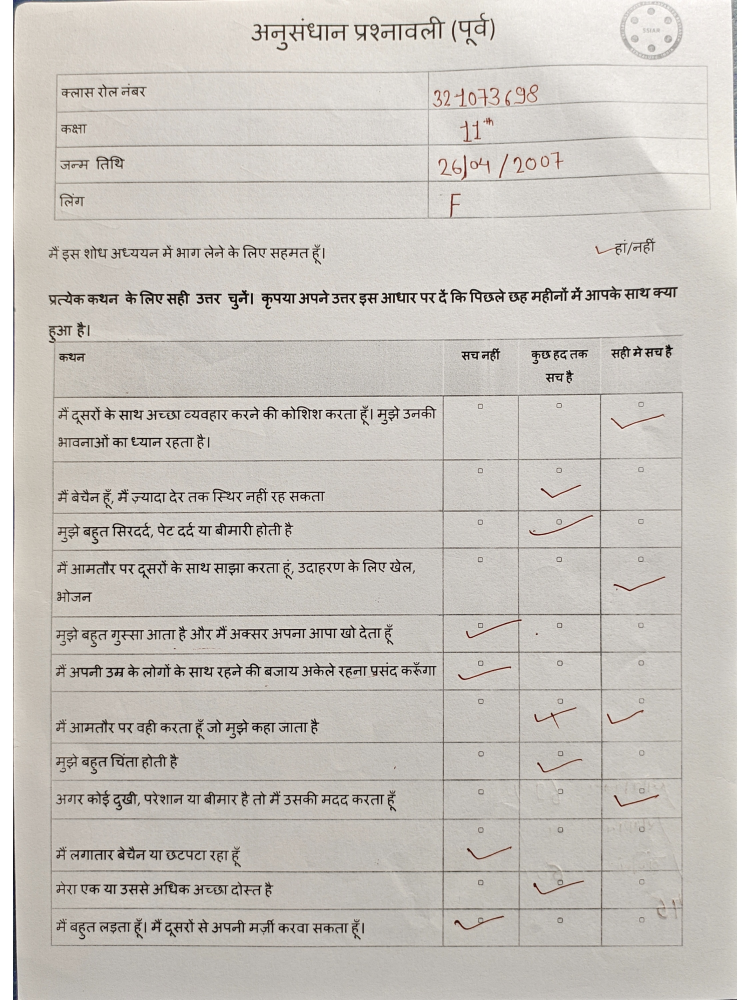
#> input picture shared/temp/scanned_raw.jpg, 2250 x 3000 px (shown at 1/3 size)
$ python -i roi.py   (imports and definitions only)
#> lines starting #> are read from the running program, lines starting #| are printed output that depends on the picture; after the words box and inside, x2 and y2 are one past the last pixel; in counts of white or black regions, pixels touching at a corner belong together
#> further down, picture is the input picture: shape (3000, 2250, 3); mean B, G, R 190.5, 196.5, 200.8
import cv2
import numpy as np
from typing import Dict, Tuple, Optional

ZOOM = 300 / 72

ROIS_P1_POINTS = {
    'roll_number': (360.0, 72.0, 550.0, 103.0),
    'class': (360.0, 103.0, 550.0, 134.0),
    'dob': (360.0, 134.0, 550.0, 166.0),
    'gender': (360.0, 166.0, 550.0, 196.0)
}

ROIS_P2_POINTS = {
    'math_pct': (140.0, 658.0, 240.0, 688.0),
    'science_pct': (140.0, 688.0, 240.0, 718.0),
    'language_pct': (140.0, 718.0, 240.0, 748.0),
    'rank': (25.0, 745.0, 140.0, 795.0)
}

ROIS_REMARKS_POINTS = {
    'remarks': (48.0, 560.0, 552.0, 715.0)
}

def detect_table_lines(img: np.ndarray) -> Tuple[np.ndarray, np.ndarray]:
    """
    Detects horizontal and vertical lines in the image using morphological filters.
    Returns: (horizontal_lines_mask, vertical_lines_mask)
    """
    gray = cv2.cvtColor(img, cv2.COLOR_BGR2GRAY) if len(img.shape) == 3 else img.copy()
    binary = cv2.adaptiveThreshold(
        gray, 255, cv2.ADAPTIVE_THRESH_GAUSSIAN_C, cv2.THRESH_BINARY_INV, 15, 3
    )
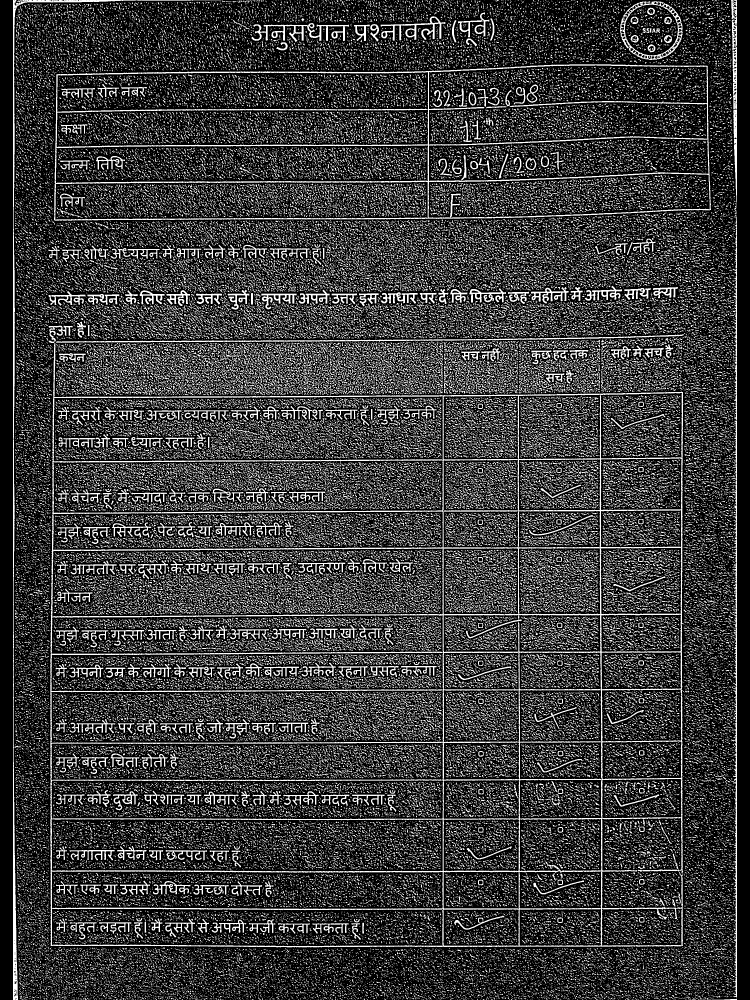
#> binary: shape (3000, 2250) (shown at 1/3 size); 22.9% white in thin lines or dots

    # Detect horizontal lines
    h_kernel = cv2.getStructuringElement(cv2.MORPH_RECT, (40, 1))
    horizontal = cv2.morphologyEx(binary, cv2.MORPH_OPEN, h_kernel)
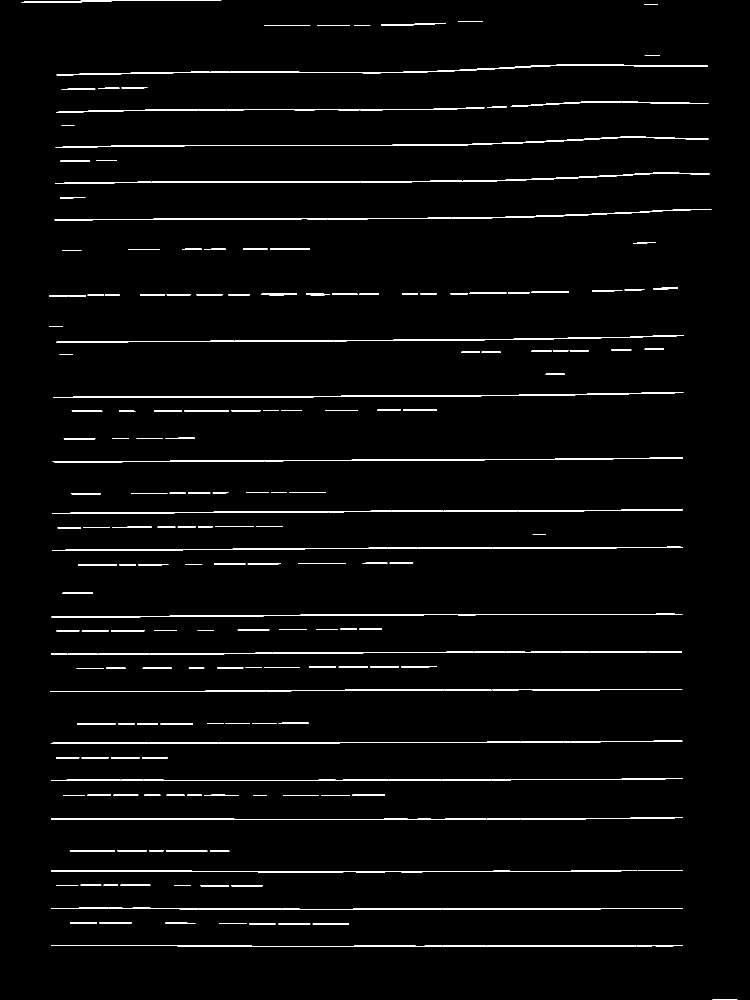
#> horizontal: shape (3000, 2250) (shown at 1/3 size); 2.2% white; 184 white regions, largest, box (x1, y1, x2, y2) and area: (170, 193, 2124, 226) 6635, (166, 518, 2129, 551) 6413, (167, 410, 2126, 443) 6277

    # Detect vertical lines
    v_kernel = cv2.getStructuringElement(cv2.MORPH_RECT, (1, 40))
    vertical = cv2.morphologyEx(binary, cv2.MORPH_OPEN, v_kernel)
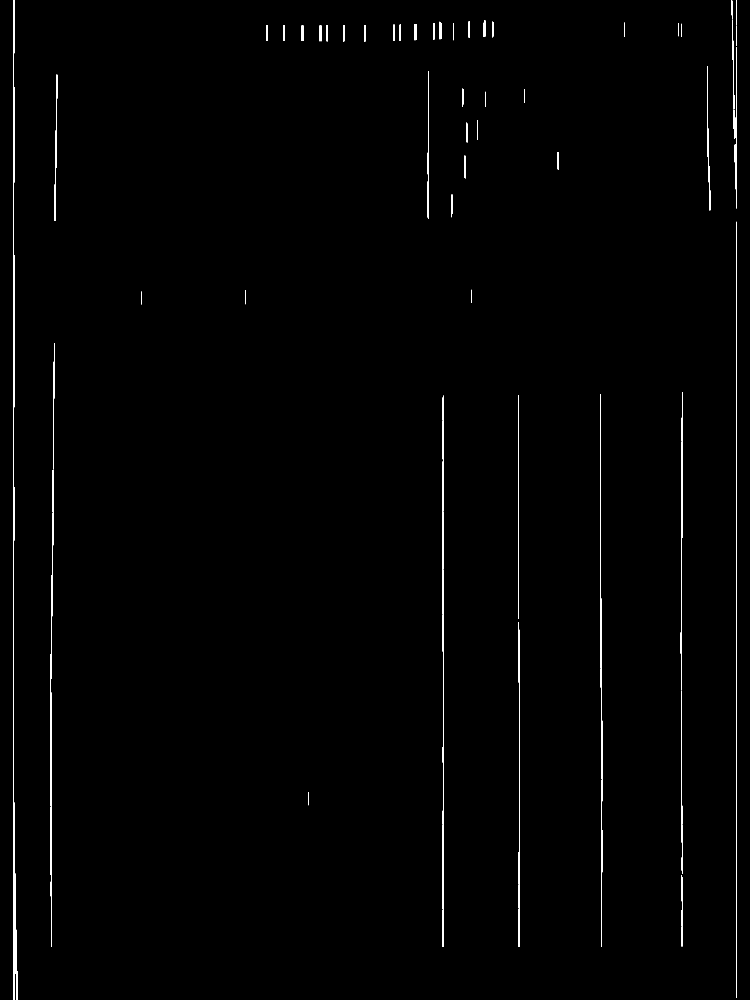
#> vertical: shape (3000, 2250) (shown at 1/3 size); 0.77% white; 54 white regions, largest, box (x1, y1, x2, y2) and area: (39, 0, 53, 3000) 12116, (2208, 665, 2211, 2994) 5556, (1327, 1187, 1332, 2841) 4368

    return horizontal, vertical

# [171 lines left out: functions get_refined_coordinates, correct_crop_orientation, get_padded_roi_crop, extract_dynamic_roi, not called in this run]

>>> import cv2
>>> picture = cv2.imread('../../../shared/temp/scanned_raw.jpg')
>>> result = detect_table_lines(picture)
